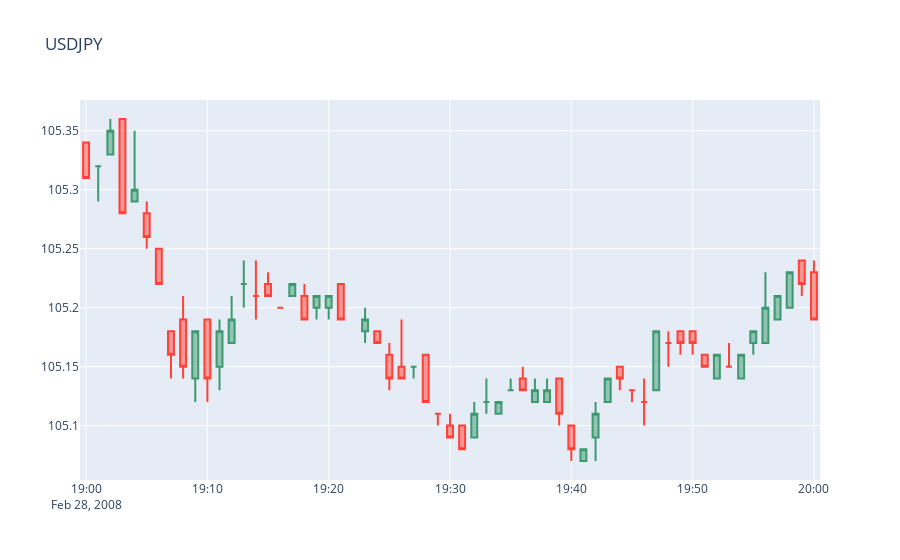

Write notebook code for a chart like this one.
### Markdown cell above
Acerca del indicador seleccionado:

El indicador seleccionado fue 'Gross Domestic Product Annualized - United States' que viene siendo el Producto Interno Bruto (PIB) que su lo que hace es medir el cambio anualizado en el valor ajustado por inflación de todos los bienes y servicios producidos por la economía de Estados Unidos. Es la medida más amplia de la actividad económica y el principal indicador de la salud de la economía.

### Code cell
m.gv1
